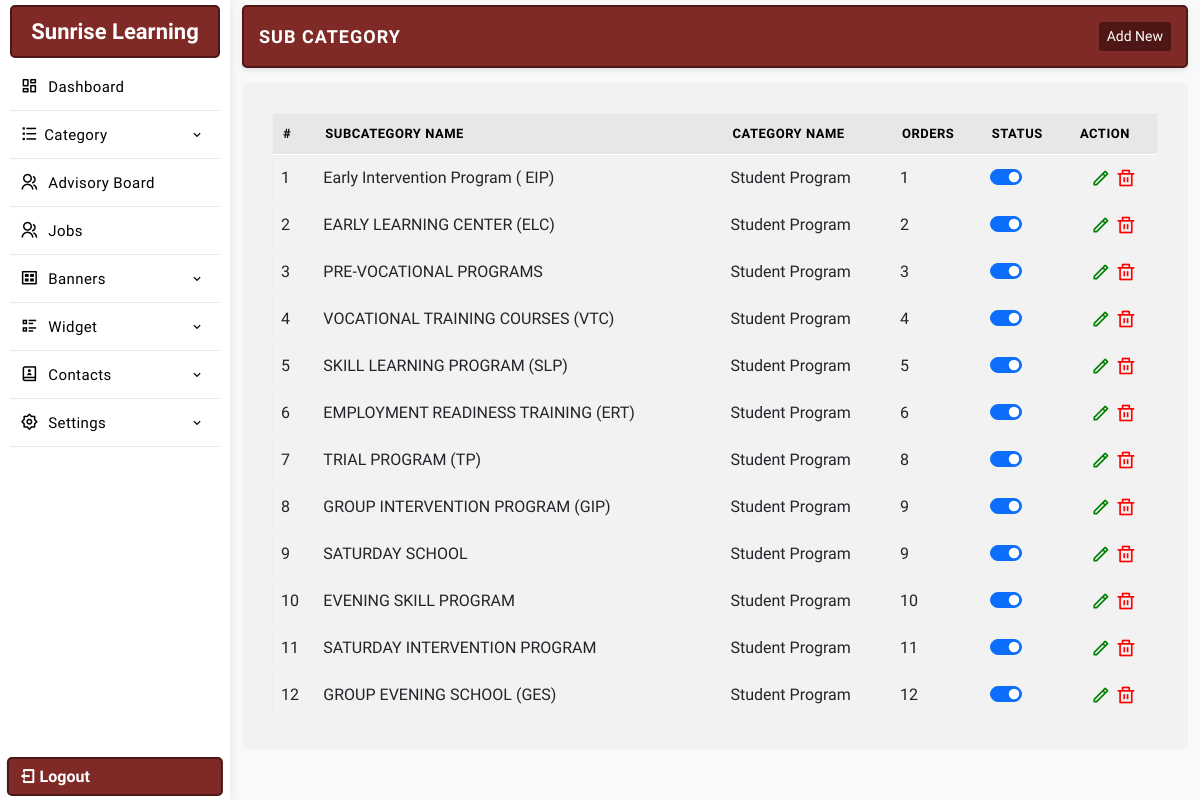
Before: /manager/sub-category.php (signed in) with the older database file.
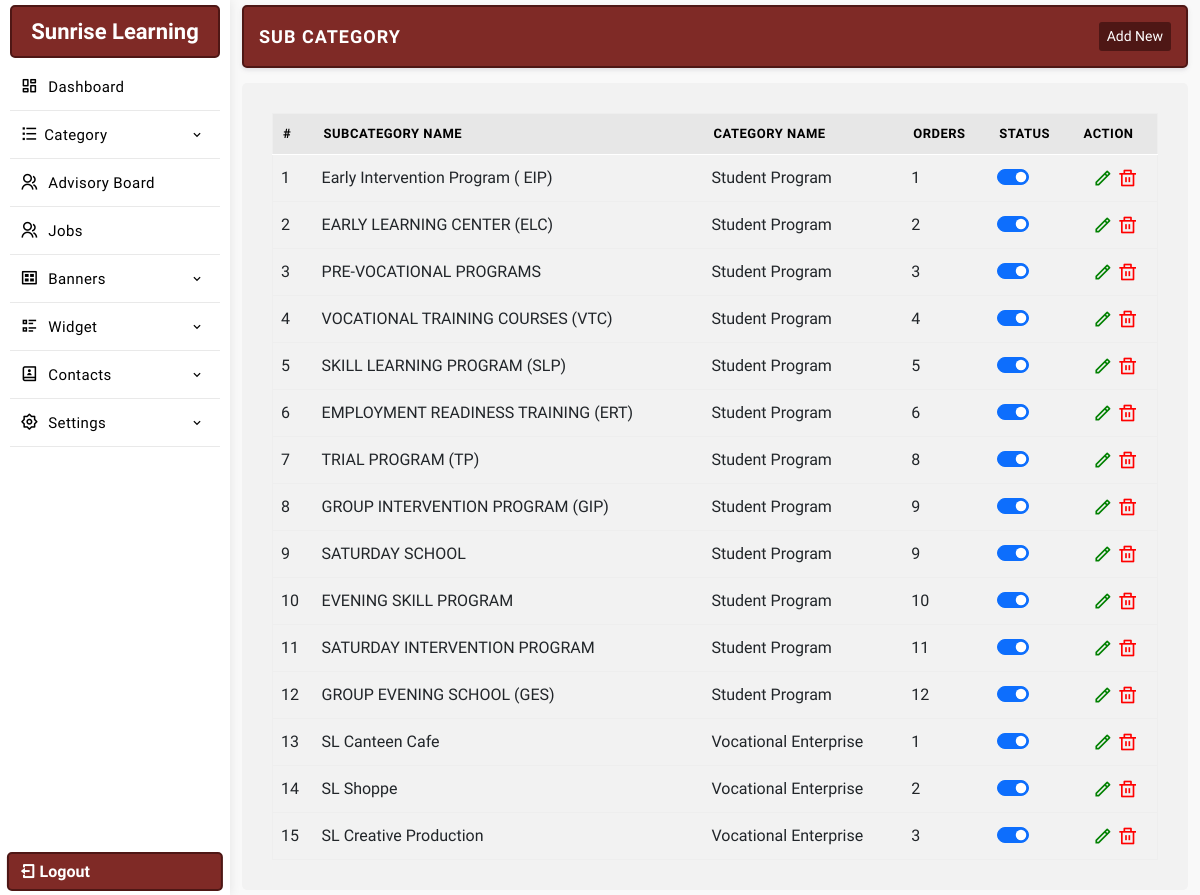
After: the same page with the newer database file.
### tables this page shows
CREATE TABLE `settings` (
  `id` int(11) NOT NULL,
  `web_name` varchar(255) NOT NULL,
  `email_id` varchar(255) NOT NULL,
  `alternate_email_id` varchar(255) NOT NULL,
  `contact_no` varchar(255) NOT NULL,
  `alternate_no` varchar(255) NOT NULL,
  `whatsapp_no` varchar(255) NOT NULL,
  `address` text NOT NULL,
  `youtubelink` varchar(255) NOT NULL,
  `map_iframe` longtext NOT NULL,
  `facebook` varchar(255) NOT NULL,
  `youtube` varchar(255) NOT NULL,
  `instagram` varchar(255) NOT NULL,
  `twitter` varchar(255) NOT NULL,
  `linkedin` varchar(255) NOT NULL,
  `logo` varchar(255) NOT NULL,
  `meta_title` varchar(255) NOT NULL,
  `meta_keywords` varchar(255) NOT NULL,
  `meta_desc` text NOT NULL,
  `smart_classroom_desc` text DEFAULT NULL,
  `smart_classroom_text` varchar(255) DEFAULT '1st Smart Classroom',
  `brochure_file` varchar(500) DEFAULT '',
  `footerdesc` text NOT NULL,
  `googletag` text NOT NULL,
  `headercenterline` varchar(255) NOT NULL
);

CREATE TABLE `sub_cat` (
  `id` int(11) NOT NULL,
  `cat_id` varchar(255) NOT NULL,
  `sc_name` varchar(255) NOT NULL,
  `sc_url` varchar(255) NOT NULL,
  `sc_desc` longtext NOT NULL,
  `sdesc` text NOT NULL,
  `features` text NOT NULL,
  `featured_img` varchar(255) NOT NULL,
  `featured_img1` varchar(255) NOT NULL,
  `meta_title` varchar(255) NOT NULL,
  `meta_keywords` varchar(255) NOT NULL,
  `meta_desc` text NOT NULL,
  `status` int(11) NOT NULL,
  `order` int(11) NOT NULL
);

CREATE TABLE `category` (
  `id` int(11) NOT NULL,
  `c_name` varchar(255) NOT NULL,
  `c_type` varchar(255) NOT NULL,
  `c_url` varchar(255) NOT NULL,
  `c_desc` mediumtext NOT NULL,
  `sdesc` text NOT NULL,
  `featured_img` varchar(255) NOT NULL,
  `meta_title` varchar(255) NOT NULL,
  `meta_keywords` varchar(255) NOT NULL,
  `meta_desc` text NOT NULL,
  `card_heading` text DEFAULT NULL,
  `card_data` longtext DEFAULT NULL,
  `section_heading` text DEFAULT NULL,
  `status` int(11) NOT NULL DEFAULT 1,
  `order` int(11) NOT NULL
);

### manager/database/db.php (called while the page is built, shortened)
<?php session_start();
$con = mysqli_connect( DB_HOST, DB_USER, DB_PASSWORD, DB_NAME);
$sqlsetting = mysqli_query($con,"SELECT * FROM `settings`");
$rwlinks = mysqli_fetch_array($sqlsetting);
$websitename = $rwlinks['web_name'];
?>

### manager/config.php (called while the page is built)
<?php include 'database/db.php'; ?>

### manager/sub-category.php (the view, shortened to what this page needs)
<?php include 'config.php';
	include 'include/header.php';
	include 'include/sidebar.php';
 ?>
<section class="main-dashboard">
<div class="container-fluid">
<div class="row">
<div class="col-md-12 ">
	<div class="page-title">
		<div class="title">
			<h3>Sub Category</h3>
		</div>
		<div class="createbtn">
			<a href="createsub-category.php"> Add New</a>
		</div>
	</div>
</div>
<div class="col-md-12">
	<div class="page-content">
		<table class="table table-hover" id="myTable">
			<thead>
				<tr>
					<th>#</th>
					<th>Subcategory Name</th>
					<th>Category Name</th>
					<th>Orders</th>
					 <th>Status</th>
					<th class="">Action</th>
				</tr>
			</thead>
			<tbody>
			<?php $sqlsubcat  = mysqli_query($con, "SELECT * FROM sub_cat ORDER BY cat_id ASC, `order`");
			if(mysqli_num_rows($sqlsubcat)){
			$serial = 1;
			while($rwsubcat = mysqli_fetch_assoc($sqlsubcat)){
			$scid = $rwsubcat['id'];
			$catid = $rwsubcat['cat_id'];
			$sqlcat = mysqli_query($con, "SELECT * FROM category WHERE id = '$catid' ORDER BY `order` ASC");
			$rwcat = mysqli_fetch_array($sqlcat);
			?>
				<tr id='remove<?php echo $scid; ?>'>
					<td><?php echo $serial; ?></td>
					<td><?php echo $rwsubcat['sc_name']; ?></td>
					<td><?=$rwcat['c_name'];?></td>
					<td><?php echo $rwsubcat['order']; ?></td>
					<td>
						<div class="form-check form-switch">
							<?php $checked = $rwsubcat['status']==1 ? "checked" : ""; ?>
						  <input class="form-check-input" type="checkbox" data-table="sub_cat" ide="<?=$scid;?>" <?=$checked;?>>
						</div>
					</td>
					<td class="text-center">
						<a href="updatesub-category.php?id=<?=$scid; ?>" class="editbtn ri-pencil-line" ></a>
						<a href="javascript:"  ide="<?=$scid; ?>" class='delbtn ri-delete-bin-line' ></a>
					</td>
				</tr>
				<?php $serial++; }} ?>
			</tbody>
		</table>
	</div>
</div>
</div>
</div>
</section>
<?php
	include "include/footer.php";
?>

### manager/include/header.php (shortened to what this page needs)
<!DOCTYPE html>
<html lang="en">
<head>
<link href='https://unpkg.com/boxicons@2.1.2/css/boxicons.min.css' rel='stylesheet'>
<link rel="stylesheet" href="https://cdnjs.cloudflare.com/ajax/libs/font-awesome/6.1.1/css/all.min.css" >
<link rel="stylesheet" href="https://cdn.jsdelivr.net/npm/pixeden-stroke-7-icon@1.2.3/pe-icon-7-stroke/dist/pe-icon-7-stroke.min.css">
<link href="bootstrap-datepicker/css/bootstrap-datepicker.css" rel="stylesheet" />
<link href="https://cdn.jsdelivr.net/npm/remixicon@4.2.0/fonts/remixicon.css" rel="stylesheet"/>
<link rel="stylesheet" href="css/datatables.min.css">
<link rel="stylesheet" href="css/bootstrap.min.css">
<link rel="stylesheet" href="css/style.css">
<link rel="stylesheet" href="css/responsive-style.css">
</head>
<body>

### manager/include/sidebar.php (shortened to what this page needs)
<aside class="sidebar-menu-dashboard">
<div class="logo-n-toggle">
	<a href="dashboard.php"><?=$websitename;?></a>
</div>
<nav class="menu">
<ul class="aside-menu">
<li class="menu-item ">
	<a href="dashboard.php" class="menu-link">
	<span class="link-text"><i class="ri-dashboard-line"></i> Dashboard</span>
	</a>
</li>
<li class="menu-item has-submenu">
	<a href="javascript:" class="menu-link" id="parent-menu">
	<span class="link-text"><i class="ri-list-check"></i>Category</span>
	<i class='bx bx-chevron-down'></i>
	</a>
</li>
<li class="menu-item ">
	<a href="advisoryboard.php" class="menu-link">
	<span class="link-text"><i class="ri-group-line"></i> Advisory Board</span>
	</a>
</li>
<li class="menu-item ">
	<a href="jobs.php" class="menu-link">
	<span class="link-text"><i class="ri-group-line"></i> Jobs</span>
	</a>
</li>
<li class="menu-item has-submenu">
<a href="javascript:" class="menu-link orders" id="parent-menu">
<span class="link-text"><i class="ri-gallery-view"></i> Banners</span>
<i class='bx bx-chevron-down'></i>
</a>
</li>
<li class="menu-item has-submenu">
<a href="javascript:" class="menu-link" id="parent-menu">
<div>
<span class="link-text"><i class="ri-list-check-2"></i> Widget</span>
</div>
<i class='bx bx-chevron-down'></i>
</a>
</li>
<li class="menu-item has-submenu">
<a href="javascript:" class="menu-link orders" id="parent-menu">
<div>
<span class="link-text"><i class="ri-contacts-book-2-line"></i> Contacts</span>
</div>
<i class='bx bx-chevron-down'></i>
</a>
</li>
<li class="menu-item has-submenu">
<a href="javascript:" class="menu-link orders" id="parent-menu">
<div>
<span class="link-text"><i class="ri-settings-2-line"></i> Settings</span>
</div>
<i class='bx bx-chevron-down'></i>
</a>
</li>
</ul>
</nav>
<a href="logout.php" class="logout-fixed"><i class="ri-logout-box-line"></i> Logout</a>
</aside>

### manager/include/footer.php (shortened to what this page needs)
</body>
</html>

### manager/css/style.css (style rules this page uses)
* { margin: 0; padding: 0; box-sizing: border-box; font-family: "Public Sans", sans-serif; }
:root { --text1-color: #a7a7a7; --primary-color: #7F2A26; --secondary-color: #4e1715; }
table { margin: 0 !important;border: 1px solid #eee !important; }
table thead { background: #e7e7e7;border-bottom: 1px solid #fff;color: #fff; }
table thead tr th { font-weight: 600 !important;font-size: 13px;border-bottom: 0 !important;padding: 10px !important;color: #000;text-transform: uppercase;letter-spacing: .5px; }
tr td { vertical-align: middle; }
p,h1,h2,h3,h4,h5,h6 { margin: 0; }
a { text-decoration: none; color: #000; }
ul { list-style: none; padding: 0; margin: 0; }
.addimage, .editbtn,.delbtn { font-size: 20px; }
.editbtn { color: green; }
.delbtn { color: red; }
aside { width: 230px; height: 100vh; transition: all .4s linear; float: left; box-shadow: 1px 0 10px rgb(0 0 0 / 8%); position: relative; padding: 5px 10px; }
.logo-n-toggle { display: flex; justify-content: center; align-items: center; padding: 8px 10px; border: 2px solid var(--secondary-color); border-radius: 5px; background: var(--primary-color); }
.logo-n-toggle a { display: block; transition: display .4s linear; color: #fff; text-align: center; font-weight: 800; font-size: 22px; }
.logo-n-toggle a:before, .logo-n-toggle a:after { width: 12px; height: 12px; display: inline-block; border: 4px solid var(--primary-color); border-radius: 50%; margin: 0 5px; }
.logout-fixed { position: absolute; bottom: 4px; left: 50%; padding: 5px 10px; width: 94%; color: #fff; margin: auto; transform: translateX(-50%); border-radius: 5px; border: 2px solid var(--secondary-color); font-weight: 600; background: var(--primary-color); transition: .3s linear; }
.page-title { padding: 15px; border-radius: 5px; border: 2px solid var(--secondary-color); display: flex; align-items: center; justify-content: space-between; margin-bottom: 15px; box-shadow: 0 .125rem .25rem rgba(165,163,174,.3); background: #fff; background: var(--primary-color); }
.page-title .title h3 { font-size: 18px; color: #fff; text-transform: uppercase; font-weight: 700; letter-spacing: 1px; }
.page-title .createbtn { display: flex; align-items: center; gap: 10px; }
.page-title .createbtn a { font-size: 14px; display: flex; align-items: center; justify-content: center; border-radius: 3px; padding: 4px 8px; font-weight: 500; background: var(--secondary-color); color: #fff; transition: .3s ease; }
.page-content { background: #fff;padding: 30px;border-radius: 5px;background: #f2f2f2; }
aside .menu { height: 88%; overflow: auto; padding: 5px 0; }
.aside-menu .menu-item { transition: all .2s linear; position: relative; }
.aside-menu .menu-item > .menu-link { text-decoration: none; display: block; padding: 10px 10px; display: flex; justify-content: space-between; align-items: center; white-space: nowrap; border-bottom: 1px solid #e9e9e9; }
.aside-menu .menu-item > .menu-link i { color: #000; font-size: 18px; margin-right: 5px; display: inline-block; }
.aside-menu .menu-item > .menu-link .bx-chevron-down, .aside-menu .menu-item > .menu-link .link-text { transition: all .2s linear; color: #000; font-size: 15px; letter-spacing: 0.4px; font-weight: 400; }
.aside-menu .menu-item > .menu-link span::after { content: ""; font-family: FontAwesome; }
section.main-dashboard { float: left; width: calc(100% - 230px); transition: all .4s linear; overflow: auto; height: 100vh; padding: 5px 0; background: #f9f9f9; }

Changed rows visible on the page:
added sub_cat: sc_name "SL Canteen Cafe", category.c_name "Vocational Enterprise", order "1"
added sub_cat: sc_name "SL Shoppe", category.c_name "Vocational Enterprise", order "2"
added sub_cat: sc_name "SL Creative Production", category.c_name "Vocational Enterprise", order "3"
